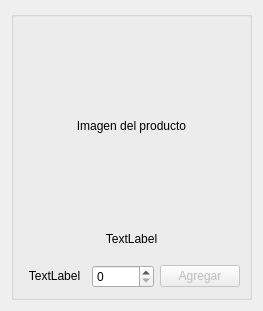
<?xml version="1.0" encoding="UTF-8"?>
<ui version="4.0">
 <class>productwidget</class>
 <widget class="QWidget" name="productwidget">
  <property name="geometry">
   <rect>
    <x>0</x>
    <y>0</y>
    <width>263</width>
    <height>311</height>
   </rect>
  </property>
  <property name="minimumSize">
   <size>
    <width>200</width>
    <height>220</height>
   </size>
  </property>
  <property name="windowTitle">
   <string>Form</string>
  </property>
  <layout class="QGridLayout" name="gridLayout_2">
   <item row="0" column="0" rowspan="3">
    <widget class="QGroupBox" name="groupBox">
     <property name="title">
      <string/>
     </property>
     <layout class="QGridLayout" name="gridLayout">
      <item row="2" column="2">
       <widget class="QPushButton" name="pushButton">
        <property name="enabled">
         <bool>false</bool>
        </property>
        <property name="minimumSize">
         <size>
          <width>60</width>
          <height>0</height>
         </size>
        </property>
        <property name="text">
         <string>Agregar</string>
        </property>
       </widget>
      </item>
      <item row="2" column="0">
       <widget class="QLabel" name="label_3">
        <property name="minimumSize">
         <size>
          <width>0</width>
          <height>20</height>
         </size>
        </property>
        <property name="maximumSize">
         <size>
          <width>200</width>
          <height>20</height>
         </size>
        </property>
        <property name="text">
         <string>TextLabel</string>
        </property>
        <property name="alignment">
         <set>Qt::AlignCenter</set>
        </property>
       </widget>
      </item>
      <item row="2" column="1">
       <widget class="QSpinBox" name="spinBox">
        <property name="minimumSize">
         <size>
          <width>50</width>
          <height>0</height>
         </size>
        </property>
        <property name="maximum">
         <number>20</number>
        </property>
       </widget>
      </item>
      <item row="1" column="0" colspan="3">
       <widget class="QLabel" name="label_2">
        <property name="minimumSize">
         <size>
          <width>0</width>
          <height>40</height>
         </size>
        </property>
        <property name="maximumSize">
         <size>
          <width>400</width>
          <height>40</height>
         </size>
        </property>
        <property name="text">
         <string>TextLabel</string>
        </property>
        <property name="alignment">
         <set>Qt::AlignCenter</set>
        </property>
        <property name="wordWrap">
         <bool>true</bool>
        </property>
       </widget>
      </item>
      <item row="0" column="0" colspan="3">
       <widget class="QLabel" name="label">
        <property name="minimumSize">
         <size>
          <width>0</width>
          <height>200</height>
         </size>
        </property>
        <property name="maximumSize">
         <size>
          <width>220</width>
          <height>200</height>
         </size>
        </property>
        <property name="text">
         <string>Imagen del producto</string>
        </property>
        <property name="scaledContents">
         <bool>true</bool>
        </property>
        <property name="alignment">
         <set>Qt::AlignCenter</set>
        </property>
       </widget>
      </item>
     </layout>
    </widget>
   </item>
  </layout>
 </widget>
 <resources/>
 <connections/>
</ui>
